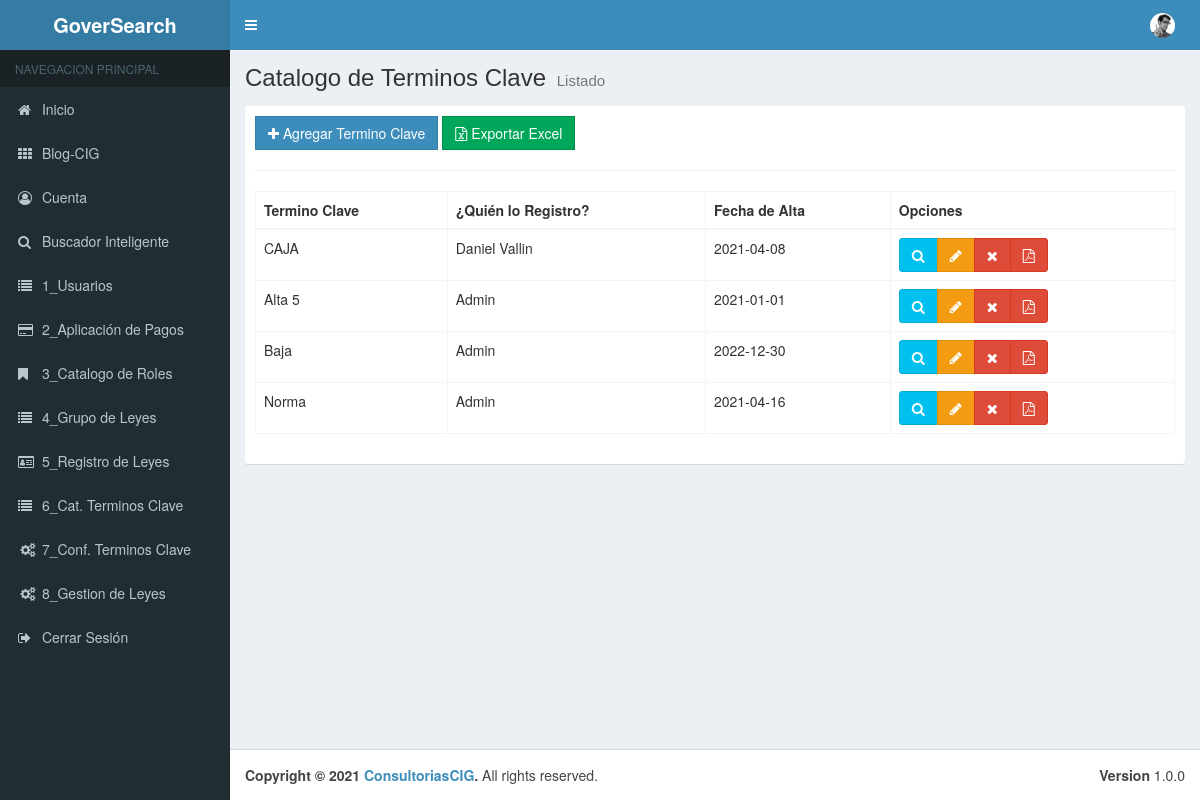
The page /00_Menu/cClaves on the database as committed earlier.
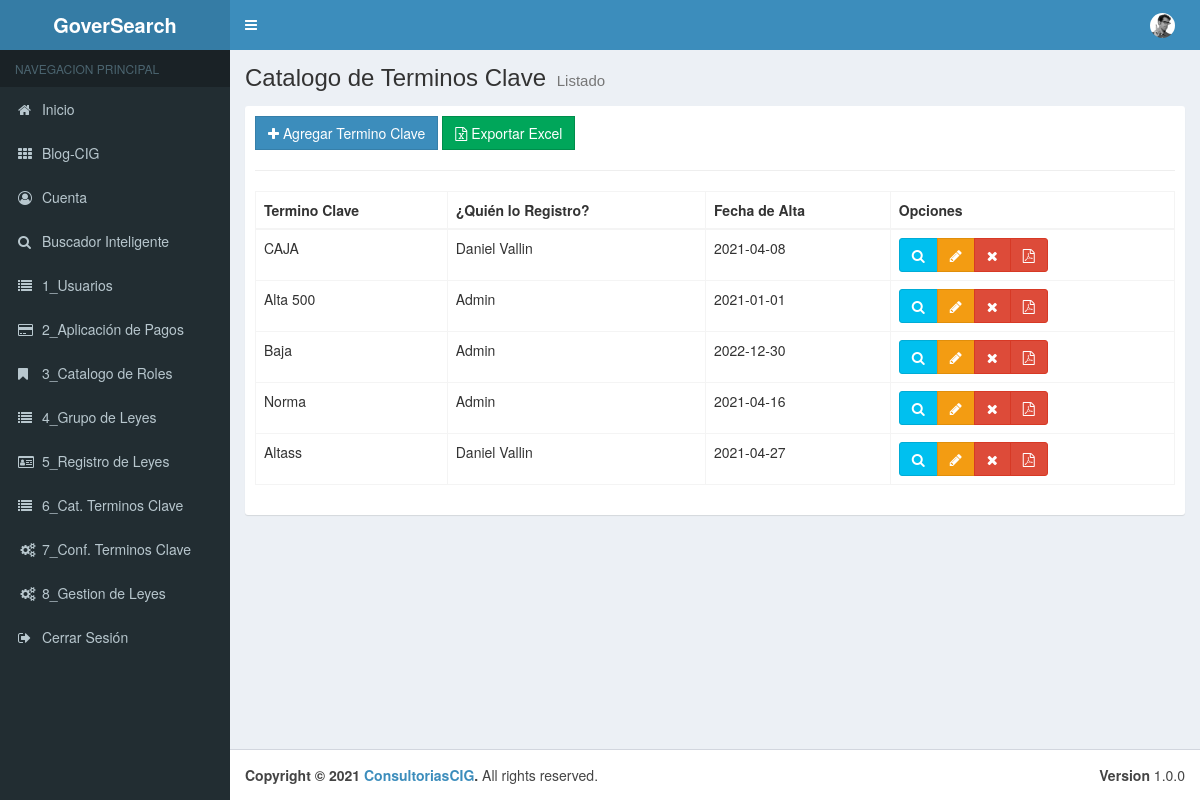
The same page on the database as committed later.
### tables this page shows
CREATE TABLE `tbl_claves` (
  `pk_Ter_Clave` int(11) NOT NULL,
  `Termino_Clave` varchar(50) NOT NULL,
  `Usuario_pk` int(20) NOT NULL,
  `Fecha_Alta` date NOT NULL,
  `Estado` bit(1) NOT NULL
);

CREATE TABLE `tbl_usuarios` (
  `pk_Usuario` int(11) NOT NULL,
  `Nombre` varchar(50) NOT NULL,
  `Apellidos` varchar(50) NOT NULL,
  `Telefono` varchar(10) NOT NULL,
  `Correo` varchar(50) NOT NULL,
  `Usuario` varchar(50) NOT NULL,
  `Contrasena` varchar(50) NOT NULL,
  `Fecha_Alta` date NOT NULL,
  `User_Rol_pk` int(11) NOT NULL,
  `Estado` bit(1) NOT NULL
);

### application/controllers/00_Menu/cClaves.php (called while the page is built, shortened)
<?php
class cClaves extends CI_Controller {
	public function __construct(){
		$this->load->model("Claves_Model");
		$this->load->model("User_Model");
	}
	public function index()
	{
		$data = array(
			'cClaves' =>$this->Claves_Model->getClave(),
	   );
		$this->load->view("layouts/header");
		$this->load->view("layouts/aside");
		$this->load->view("admin/01_Menu/vClaves/list", $data);
		$this->load->view("layouts/footer");
	}
}

### index.php (called while the page is built, shortened)
<?php
require_once BASEPATH.'core/CodeIgniter.php';

### application/models/Claves_Model.php (called while the page is built, shortened)
<?php
class Claves_Model extends CI_Model {
    public function getClave(){
        $this->db->select("c.* ,u.Nombre as Nombre");
        $this->db->select("c.* ,u.Apellidos as Apellidos");
        $this->db->from("tbl_claves c");
        $this->db->join("tbl_usuarios u","c.Usuario_pk = u.pk_Usuario");
        $this->db->where("c.Estado","1");
        $resultados = $this->db->get();
        return $resultados->result();
    }
}

### application/views/admin/01_Menu/vClaves/list.php (the view)
<div class="content-wrapper">
    <section class="content-header">
        <h1>
        Catalogo de Terminos Clave
        <small>Listado</small>
        </h1>
    </section>
    <section class="content">
        <div class="box box-solid">
            <div class="box-body">
                <div class="row">
                        <div class="col-md-12">
                        <a href="<?php echo base_url();?>00_Menu/cClaves/add" class="btn btn-primary btn-flat"><span class="fa fa-plus"></span> Agregar Termino Clave</a>
                        <a href="<?php echo base_url();?>00_Menu/cReg_Leyes/add" class="btn btn-success btn-flat"><span class="fa fa-file-excel-o"></span> Exportar Excel</a>
                        </div>
                    </div>
                        <hr>
                    <div class="row">
                        <div class="col-md-12">
                            <table id="example1" class="table table-bordered table-hover">
                                <thead>
                                    <tr>
                                        <th>Termino Clave</th>
                                        <th>¿Quién lo Registro?</th>
                                        <th>Fecha de Alta</th>
                                        <th>Opciones</th>
                                    </tr>
                                </thead>
                                <tbody>
                                    <?php if(!empty($cClaves)):?>
                                        <?php foreach($cClaves as $cClave):?>
                                            <tr>
                                                <td><?php echo $cClave->Termino_Clave;?></td>
                                                <td><?php echo $cClave->Nombre; echo " "; echo $cClave->Apellidos;?></td>
                                                <td><?php echo $cClave->Fecha_Alta;?></td>
                                                    <?php $dataClave = $cClave->Termino_Clave."*".$cClave->Nombre."*".$cClave->Fecha_Alta; ?>
                                                <td>
                                                    <div class="btn-group">
                                                    <button type="button" class="btn btn-info btn-view-claves" data-toggle="modal" data-target="#modal-default" value="<?php echo $dataClave;?>">
                                                        <span class="fa fa-search"></span>
                                                    </button>
                                                        <a href="<?php echo base_url()?>00_Menu/cClaves/edit/<?php echo $cClave->pk_Ter_Clave;?>" class="btn btn-warning"><span class="fa fa-pencil"></span></a>
                                                        <a href="<?php echo base_url();?>00_Menu/cClaves/delete/<?php echo $cClave->pk_Ter_Clave;?>" class="btn btn-danger btn-remove"><span class="fa fa-remove"></span></a>
                                                        <a href="<?php echo base_url();?>00_Menu/cClaves/PDFD/<?php echo $cClave->pk_Ter_Clave;?>" class="btn btn-danger btn-remove"><span class="fa fa-file-pdf-o"></span></a>
                                                    </div>
                                                </td>
                                            </tr>
                                        <?php endforeach;?>
                                    <?php endif;?>
                                </tbody>
                            </table>
                        </div>
                    </div>
            </div>
        </div>
    </section>
</div>

Rows that differ between the two databases and show on the page:
changed tbl_claves: Termino_Clave "Alta 5" → "Alta 500"
added tbl_claves: Termino_Clave "Altass", Usuario_pk.Nombre "Daniel", Usuario_pk.Apellidos "Vallin", Fecha_Alta "2021-04-27"
